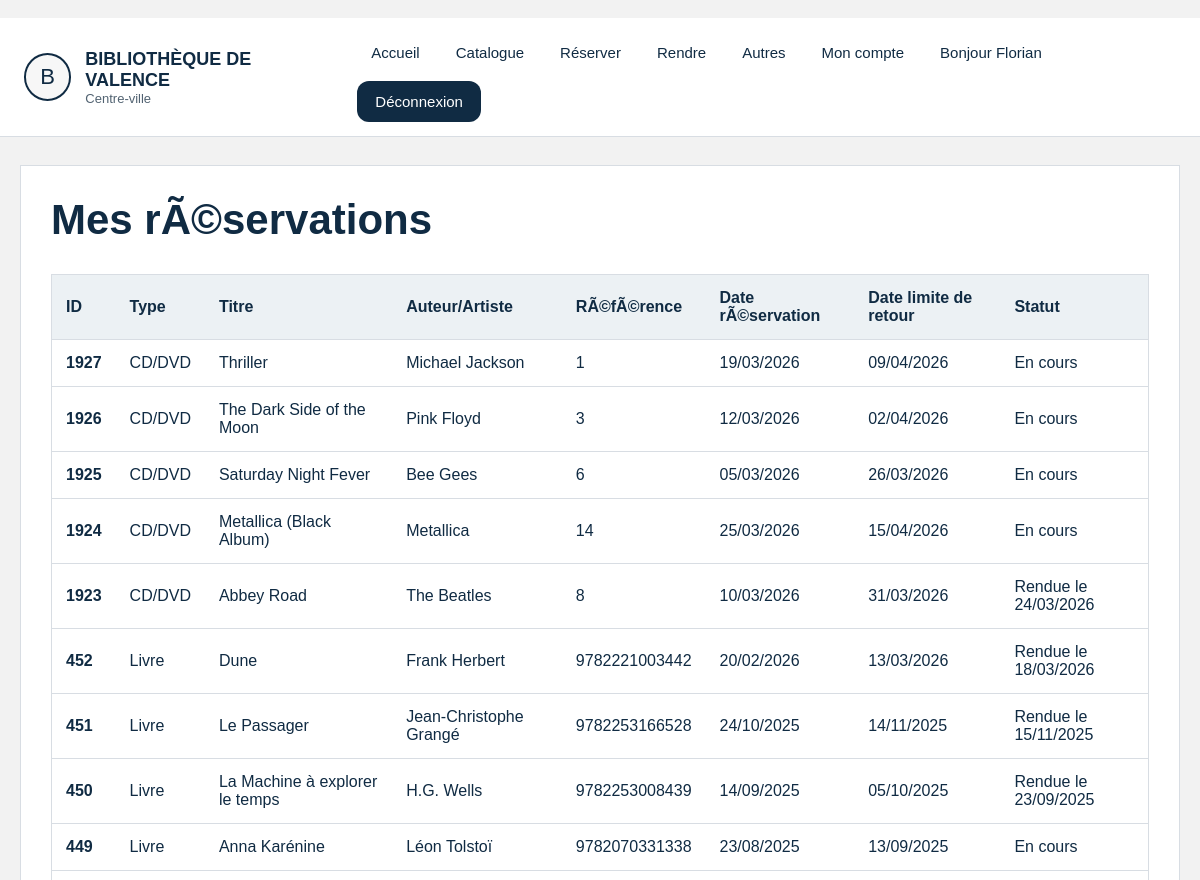
The app's page /mes_reservations (signed in, upper part), older data.
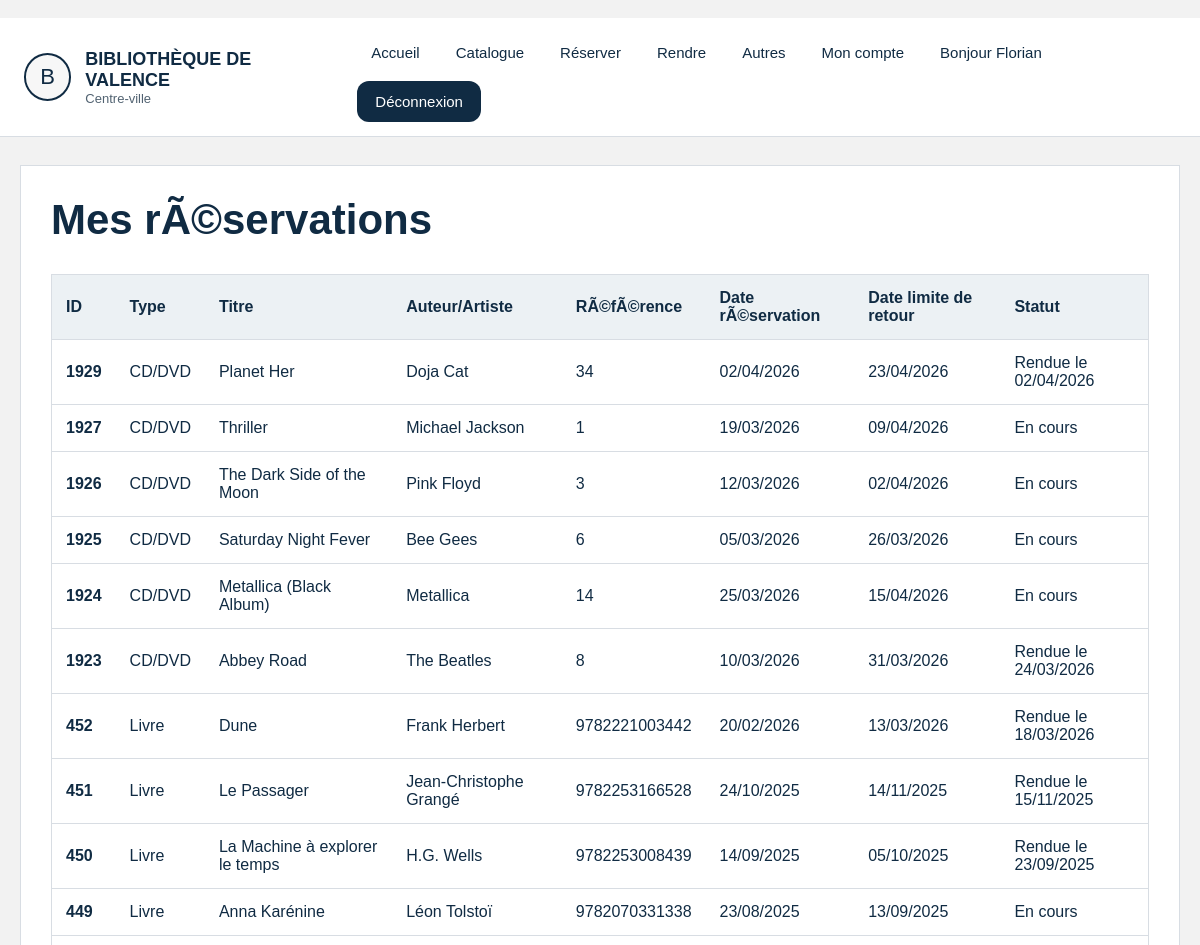
The same page, newer data.
### tables this page shows
CREATE TABLE RESERVATION (id_reservation NUMERIC PRIMARY KEY, date_reservation TEXT, date_de_retour TEXT, "id_client" NUMERIC REFERENCES CLIENT (id_client), bibliotheque_retrait TEXT, date_limite_retour TEXT, date_retour_effective TEXT);

CREATE TABLE LIVRE (id_livre INTEGER PRIMARY KEY, nom_livre TEXT, auteur_livre TEXT, maison_edition_livre TEXT, annee_livre NUMERIC, id_categorie NUMERIC REFERENCES CATEGORIE (id_categorie), ISBN_livre NUMERIC, resume TEXT, image TEXT, disponibilité INTEGER, total_exemplaires INTEGER);

### main.py (the view)
@application.route("/mes_reservations")
def mes_reservations():
    redirection = verifier_connexion()
    if redirection:
        return redirection
    reservations = bdd().execute(
        """
        SELECT type_media, id_reservation, nom_media, auteur_media, reference_media, date_reservation, date_limite_retour, date_retour_effective
        FROM VUE_MES_RESERVATIONS
        WHERE id_client = ?
        ORDER BY id_reservation DESC
        """,
        (session["utilisateur"]["id"],),
    ).fetchall()
    return render_template("mes_reservations.html", reservations=reservations)

### def.py (called while the page is built)
def bdd(base_path=BASE_DONNEES):
    if "bdd" not in g:
        g.bdd = sqlite3.connect(base_path)
        g.bdd.row_factory = sqlite3.Row
    return g.bdd

def fermer_bdd(_erreur=None):
    connexion = g.pop("bdd", None)
    if connexion:
        connexion.close()

def faire_slug(texte):
    return "-".join(str(texte).strip().lower().split()) # permet de convertir un m eSSage en message

def categories_menu(base_path=BASE_DONNEES):
    try:
        lignes = bdd(base_path).execute(
            "SELECT id_categorie, nom_categorie FROM CATEGORIE ORDER BY id_categorie"
        ).fetchall()
    except Exception:
        return []
    return [
        {
            "id": l["id_categorie"],
            "nom": l["nom_categorie"],
            "categorie_url": faire_slug(l["nom_categorie"]),
        }
        for l in lignes
    ]

def verifier_connexion():
    if "utilisateur" not in session:
        return redirect(url_for("connexion", next=request.path))
    return None

def contexte_global(base_path=BASE_DONNEES):
    return {
        "utilisateur": session.get("utilisateur"),
        "admin_connecte": bool(session.get("admin")),
        "menu_categories": categories_menu(base_path),
    }

### main.py (called while the page is built)
def bdd():
    return module_def.bdd(BASE_DONNEES)

def verifier_connexion():
    return module_def.verifier_connexion()

@application.teardown_appcontext
def fermer_bdd(_erreur):
    module_def.fermer_bdd(_erreur)

@application.context_processor
def contexte_global():
    return module_def.contexte_global(BASE_DONNEES)

### templates/mes_reservations.html (shortened to what this page needs)
﻿{% extends "base.html" %}
{% block content %}
<h1>Mes rÃ©servations</h1>
<div class="table-conteneur">
    <table class="tableau-horaires">
        <thead>
            <tr>
                <th>ID</th>
                <th>Type</th>
                <th>Titre</th>
                <th>Auteur/Artiste</th>
                <th>RÃ©fÃ©rence</th>
                <th>Date rÃ©servation</th>
                <th>Date limite de retour</th>
                <th>Statut</th>
            </tr>
        </thead>
        <tbody>
            {% for r in reservations %}
            <tr>
                <td>{{ r['id_reservation'] }}</td>
                <td>{{ r['type_media'] }}</td>
                <td>{{ r['nom_media'] }}</td>
                <td>{{ r['auteur_media'] or '-' }}</td>
                <td>{{ r['reference_media'] }}</td>
                <td>{{ r['date_reservation'] }}</td>
                <td>{{ r['date_limite_retour'] or '-' }}</td>
                <td>
                    {% if r['date_retour_effective'] %}
                        Rendue le {{ r['date_retour_effective'] }}
                    {% else %}
                        En cours
                    {% endif %}
                </td>
            </tr>
            {% else %}
            <tr>
                <td colspan="8">Aucune rÃ©servation pour le moment.</td>
            </tr>
            {% endfor %}
        </tbody>
    </table>
</div>
{% endblock %}

### templates/base.html (shortened to what this page needs)
﻿<!DOCTYPE html>
<html lang="fr">
<head>
    <link rel="stylesheet" href="{{ url_for('static', filename='style.css') }}">
</head>
<body>
<header class="entete">
    <div class="bloc-logo">
        <div class="logo">B</div>
        <div>
            <div class="nom-biblio">Bibliothèque de Valence</div>
            <div class="sous-titre">Centre-ville</div>
        </div>
    </div>
    <nav class="menu">
        <a class="lien-menu" href="{{ url_for('accueil') }}">Accueil</a>
        <div class="menu-deroulant">
            <button class="bouton-menu" type="button">Catalogue</button>
        </div>
        <a class="lien-menu" href="{{ url_for('reserver') }}">Réserver</a>
        <a class="lien-menu" href="{{ url_for('rendre') }}">Rendre</a>
        <a class="lien-menu" href="{{ url_for('autres') }}">Autres</a>
        {% if admin_connecte %}
            <a class="lien-menu" href="{{ url_for('admin') }}">Administration</a>
            <span class="lien-menu">Bienvenue Administrateur</span>
            <a class="lien-menu bouton-connexion" href="{{ url_for('deconnexion') }}">Déconnexion</a>
        {% elif utilisateur %}
            <a class="lien-menu" href="{{ url_for('mes_reservations') }}">Mon compte</a>
            <span class="lien-menu">Bonjour {{ utilisateur.prenom }}</span>
            <a class="lien-menu bouton-connexion" href="{{ url_for('deconnexion') }}">Déconnexion</a>
        {% else %}
            <a class="lien-menu bouton-connexion" href="{{ url_for('connexion') }}">Connexion</a>
        {% endif %}
    </nav>
</header>
<main class="conteneur">
    <section class="bloc-principal">
        {% block content %}{% endblock %}
    </section>
</main>
</body>
</html>

### static/style.css (style rules this page uses)
* { box-sizing:border-box; }
body { margin:0; font-family:Arial, sans-serif; background:var(--fond); color:var(--bleu); }
a { text-decoration:none; color:inherit; }
.entete { display:flex; justify-content:space-between; align-items:center; gap:20px; padding:14px 24px; background:var(--blanc); border-bottom:1px solid var(--gris-clair); }
.bloc-logo { display:flex; align-items:center; gap:14px; }
.logo { width:48px; height:48px; display:flex; justify-content:center; align-items:center; border-radius:50%; border:2px solid var(--bleu); background:#f7f7f7; font-size:22px; }
.nom-biblio { font-size:18px; font-weight:bold; text-transform:uppercase; }
.sous-titre { font-size:13px; color:var(--gris); }
.menu { display:flex; align-items:center; gap:8px; flex-wrap:wrap; }
.lien-menu, .bouton-menu, .titre-sous-menu { border:none; background:transparent; color:var(--bleu); padding:12px 14px; font-size:15px; cursor:pointer; }
.bouton-connexion { background:var(--bleu); color:white; border-radius:12px; padding:12px 18px; }
.menu-deroulant { position:relative; }
.conteneur { max-width:1200px; margin:0 auto; padding:28px 20px 40px 20px; }
.bloc-principal { background:var(--blanc); border:1px solid var(--gris-clair); padding:30px; }
.bloc-principal h1 { margin:0 0 10px 0; font-size:42px; }
.tableau-horaires { width:100%; border-collapse:collapse; background:var(--blanc); border:1px solid var(--gris-clair); margin-top:20px; }
.tableau-horaires th, .tableau-horaires td { padding:14px; border-bottom:1px solid var(--gris-clair); text-align:left; }
.tableau-horaires th { background:#ecf1f4; }
.tableau-horaires td:first-child { font-weight:bold; color:var(--bleu); }
.table-conteneur { overflow:auto; }

Row changes from the older to the newer data that the page shows:
added RESERVATION: id_reservation "1929", type_media "CD/DVD", nom_media "Planet Her", r "Doja Cat", reference_media "34", date_reservation "02/04/2026", date_limite_retour "23/04/2026", date_retour_effective "02/04/2026"
